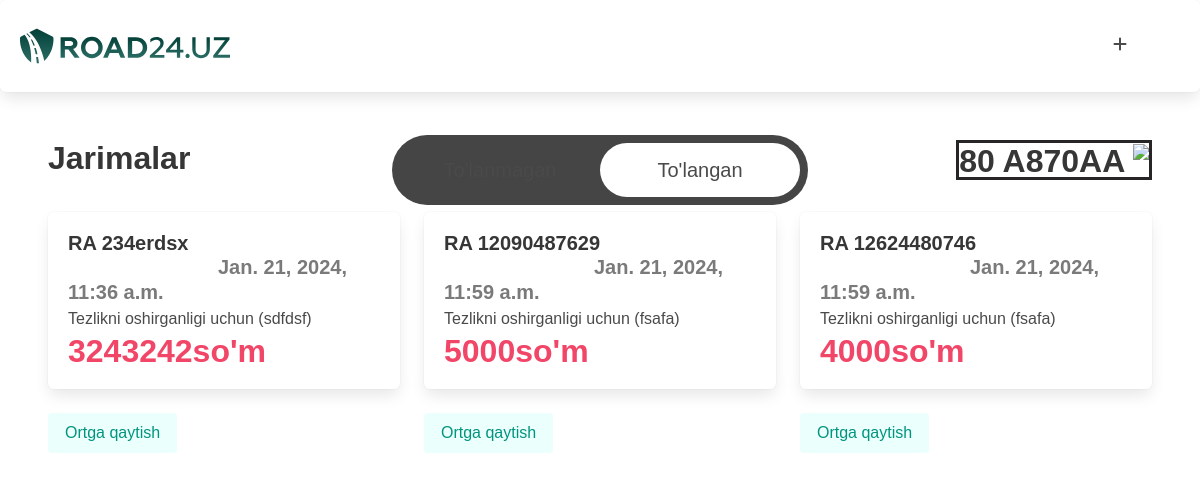
The page /fine/4 on the database its author committed.
### road/models.py (models this page shows, shortened)
class Car(models.Model):
    number = models.CharField(max_length=200)
    teck_number = models.CharField(max_length=50)
    brand = models.CharField(max_length=100)
    model = models.CharField(max_length=100)
    image = models.ImageField(null=True, blank=True)
    user = models.ForeignKey(User, on_delete=models.CASCADE, null=True, blank=True)
    is_active = models.BooleanField(default=False)

class Fine(models.Model):
    car = models.ForeignKey(Car, on_delete=models.SET_NULL, null=True, blank=True)
    decision_number = models.CharField(max_length=150)
    violation_date = models.DateTimeField(default = expires_default())
    decision_date = models.DateTimeField(auto_now_add=True)
    violation_clause = models.CharField(max_length=250)
    violation_description = models.TextField()
    violation_address = models.TextField()
    fine_amount = models.IntegerField()
    fine_fast = models.IntegerField()
    fine_image= models.ImageField(null=True,blank=True)
    is_payment = models.BooleanField(default=False)

### road/views.py (the view)
# urls.py: path("fine/<int:pk>" ,fine , name='fine'),
def fine(request, pk ):
    fines = Fine.objects.filter(car=pk)
    payment = request.GET
    print(payment, "-----------------")
    if payment.get('payment') =='true':
        fines = fines.filter(is_payment=True)
    elif payment.get('payment') =='false':
        fines = fines.filter(is_payment=False)
    else:
        fines
    car = Car.objects.filter(id=pk).first()
    print(fines)
    return render(request,'fine.html' , {'fines':fines , 'car':car, 'car_pk': pk})

### templates/fine.html (shortened to what this page needs)
{% load static %}
<!DOCTYPE html>
<html lang="en">
<head>
    <link rel="stylesheet" href="https://cdnjs.cloudflare.com/ajax/libs/bulma/0.9.4/css/bulma.min.css"
 />
    <link rel="stylesheet" href="https://cdnjs.cloudflare.com/ajax/libs/font-awesome/6.5.1/css/all.min.css"
 />
    <link rel="stylesheet" href="{% static 'base/style.css' %}">
</head>
<body>
    <div class="hero-head ">
        <div class="box  ">
            <nav class="navbar">
                <a href="{% url 'main' %}" class="navbar-start">
                    <img
                        alt="">
                </a>
                <div class="navbar-end mr-6 mt-3">
                    <ion-icon class="icon">
                        <i class="fa-solid fa-plus"></i>
                    </ion-icon>
                </div>
            </nav>
        </div>
    </div>
    <div class="hero-body">
        <div class="navbar">
            <h1 class="title">Jarimalar</h1>
            <div class="navbar-brand ml-6 pl-6">
                <div class="container__s">
                    <div class="tabs">
                        <label class="tab" for="radio-1">
                            <a href="{% url 'fine' car_pk %}?payment=false"
                                style="border: none; margin: 0px; padding: 0px; ">
                            </a>
                        </label>
                        <label class="tab" for="radio-2">
                            <a href="{% url 'fine' car_pk %}?payment=true"
                                style="border: none;margin: 0px; padding: 0px; ">To'langan</a>
                        </label>
                        <span class="glider"></span>
                    </div>
                </div>
            </div>
            <div class="navbar-end">
                <h1 style="border: 3px solid rgb(39, 37, 37);width: auto;height: 40px; " class="title">
                    {{car.number}} <span>
                        <img src="https://media.istockphoto.com/id/1474751846/vector/uzbekistan-country-flag-illustration.jpg?s=612x612&w=0&k=20&c=FFhW5-na9K9f6lU_EhKqb0qe5NyU8BwuFton5R83EJw="
                            width="20px" class="mb-3"></span>
                </h1>
            </div>
        </div>
        <div class="columns is-multiline">
            {% if fines %}
            {% for fine in fines %}
            <div class="column is-4">
                <a href="{% url 'radar' fine.id %}" class="box mt-3">
                    <h1 class="title is-5"> RA {{fine.decision_number}} <span class="subtitle has-text-grey"
                            style="margin-left: 150px;">
                            {{fine.violation_date}}</span> </h1>
                    <p class="subtitle is-6">Tezlikni oshirganligi uchun ({{fine.violation_description}}) </p>
                    <h1 class="title has-text-danger">{{fine.fine_amount}}so'm</h1>
                </a>
                <a href="{% url 'main' %}" class="button is-primary is-light  ">Ortga qaytish</a>
            </div>
            {% endfor %}
            {% else %}
            <div class="has-text-centered mt-6  pt-6" style="margin-left: 500px;">
                <h1 class="title">Hamasi to'langan</h1>
                <p class="subtitle has-text-grey">Jarima paydo bo'lsa siz albata xabardor <br> bo'lasiz </p>
            </div>
            {% endif %}
        </div>
    </div>
</body>
</html>

### static/base/style.css (style rules this page uses)
* { margin: 0px; padding: 0px; font-family: sans-serif; }

### templates/fine.html (style rules this page uses)
.container__s { position: absolute; left: 0; right: 0; top: 0; bottom: 0; display: flex; align-items: center; justify-content: center; }
.tab { display: flex; align-items: center; justify-content: center; height: 54px; width: 200px; font-size: 1.25rem; font-weight: 500; border-radius: 99px; cursor: pointer; transition: color 0.15 ease-in; }
.glider { position: absolute; display: flex; height: 54px; width: 200px; background-color: rgb(255, 255, 255); z-index: 1; border-radius: 99px; transition: 0.25s ease-out/3; }

### rows shown on the page
Car: number "80 A870AA"
Fine: decision_number "234erdsx", violation_date "Jan. 21, 2024, 11:36 a.m.", violation_description "sdfdsf", fine_amount "3243242"
Fine: decision_number "12090487629", violation_date "Jan. 21, 2024, 11:59 a.m.", violation_description "fsafa", fine_amount "5000"
Fine: decision_number "12624480746", violation_date "Jan. 21, 2024, 11:59 a.m.", violation_description "fsafa", fine_amount "4000"
